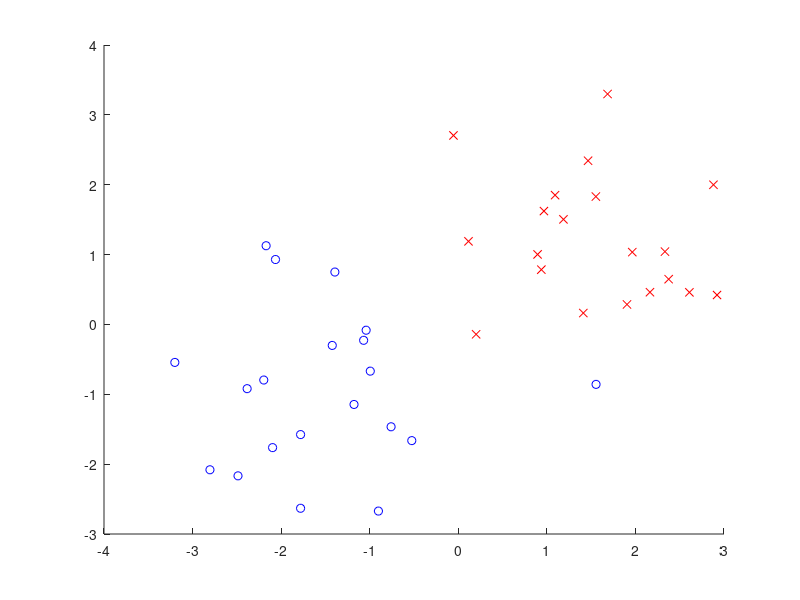

The MATLAB source for this figure: (Note: this script raises an error after producing the figure.)
function result = mkl_exp_example

% Parameters
rep = 5;
n = [10 10 10];    % ntrain / nval / ntest
C = logspace(-1,1,3);	 % this is the SVM soft margin parameter;  has to be tuned per cross validation
						 % but here we simply set it to C=100, enforcing hard margin;
mkl_norm = [1, 1.333, 2, 4, inf]; 
						 % this is the crucial sparsity parameter
                         % can be any real number with  1<=mkl_norm<=infty
                         % e.g.  1-norm gives sparse solutions
                         % e.g. infty-norm:  is the regular SVM on the unweighted sum kernel
                         % e.g. 2-norm is a non-sparse MKL
loss = '0_1';
	

	
% generate some Toy data
X = [1+randn(2,20), -1+randn(2,20)];
y = [ones(1,20) -ones(1,20)];

% plot the data
figure(1); clf; hold on;
plot( X(1,1:20), X(2,1:20),  'rx');
plot( X(1,21:40), X(2,21:40), 'bo');

% employ some kernels;  you can use any kernel matrices /views here!
kernel_matrix1 = rbf( X'*X, 1);   % here we use a rbf kernel
kernel_matrix2 = X'*X;;              % and  a linear kernel
K(:,:,1)= kernel_matrix1;
K(:,:,2)= kernel_matrix2;


result = mkl_xvalidate('K', K,'y',y, 'rep', rep, 'n', n, 'C', C, 'mkl_norm', mkl_norm, 'loss', loss);


